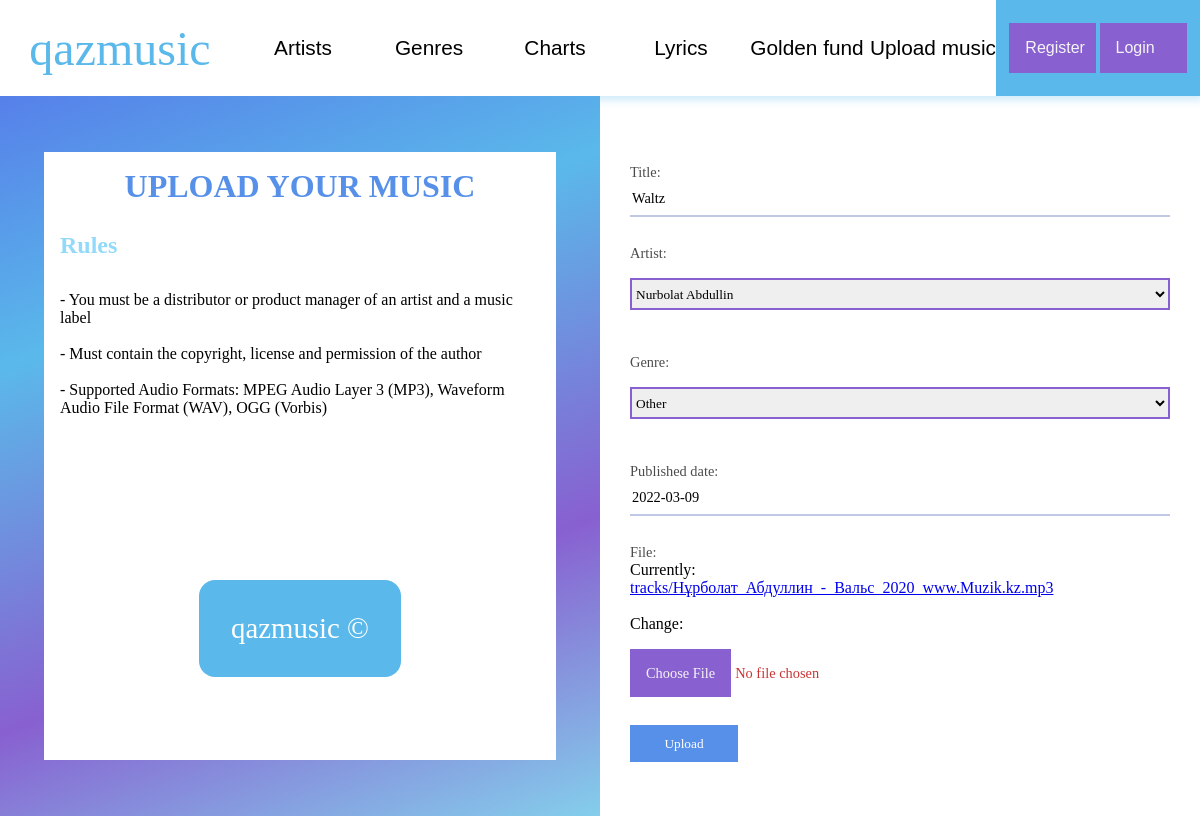
Before: /update/10 with the older database file.
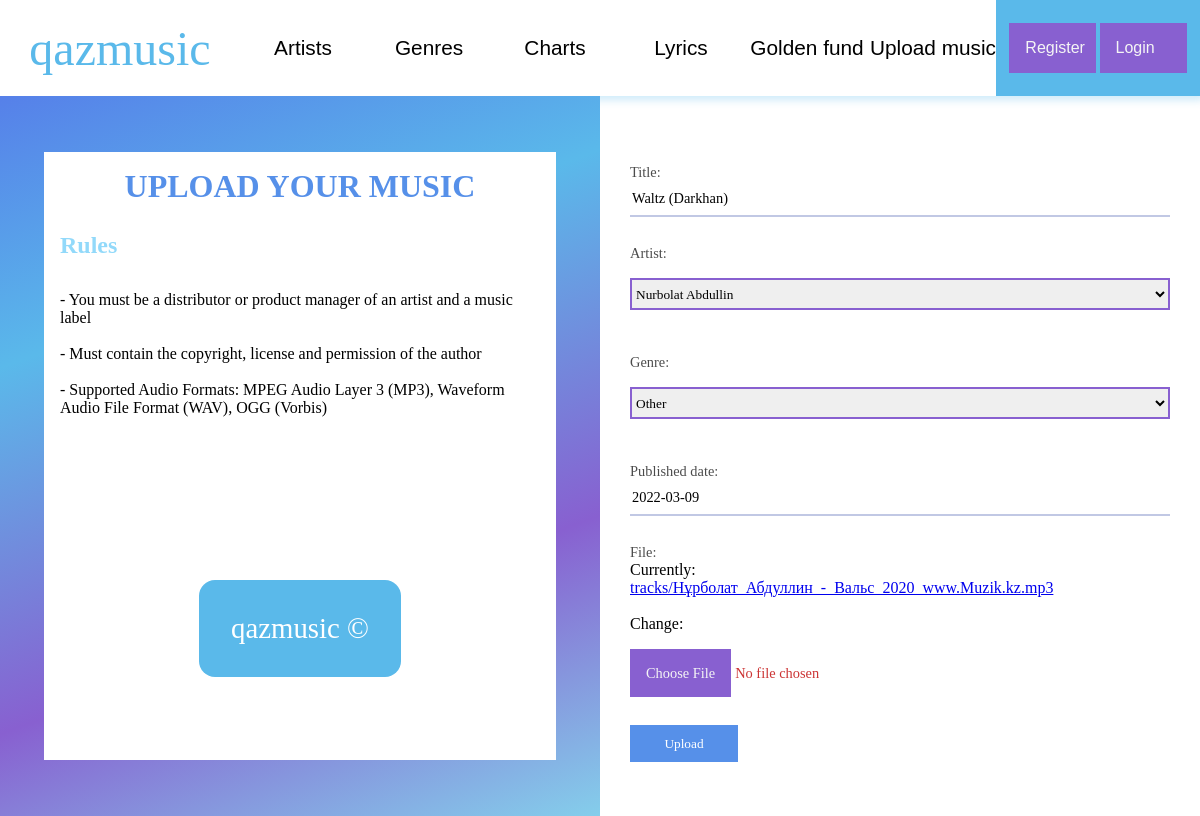
After: the same page with the newer database file.
### qazmusic/models.py (models this page shows, shortened)
class Tracks(models.Model):
    title = models.CharField(max_length=255, db_index=True)
    artist = models.ForeignKey(Artists, on_delete=models.CASCADE, null=True)
    file = models.FileField(verbose_name='file', upload_to='tracks/')
    published_date = models.DateField(auto_now=False)
    genre = models.ForeignKey(Genres, on_delete=models.PROTECT, null=True)
    class Meta:
        verbose_name = 'Track'
        verbose_name_plural = 'Tracks'

### qazmusic/views.py (the view)
# urls.py: path('update/<str:pk>', update_track, name='update'),
def update_track(request, pk):
    succesful = False
    track = Tracks.objects.get(pk=pk)
    form = UploadMusic(instance=track)
    if request.method == 'POST':
        form = UploadMusic(request.POST, instance=track)
        if form.is_valid():
            succesful = True
            form.save()
    context = {
        'title': 'qazmusic - Upload',
        'header_menu': header_menu,
        'form': form,
        'genres': get_genres(),
        'artists': get_artists(),
        'upload_message': succesful
    }
    return render(request, 'qazmusic/upload.html', context=context)

### qazmusic/forms.py
class UploadMusic(forms.ModelForm):
    def __init__(self, *args, **kwargs):
        super().__init__(*args, **kwargs)
        self.fields['genre'].empty_label = "Genre not selected"
        self.fields['artist'].empty_label = "Artist not selected"
    class Meta:
        model = Tracks
        fields = ('title', 'artist', 'genre', 'published_date', 'file')
        widgets = {
            'published_date': forms.TextInput(attrs={'placeholder': '2022-03-09'}),
        }

### qazmusic/models.py (called while the page is built)
    def __str__(self):
        return self.name + ' ' + self.surname

    def __str__(self):
        return self.title

### qazmusic/utils.py (called while the page is built)
def get_artists():
    get_artists = Artists.objects.all()
    return get_artists

def get_genres():
    get_genres = Genres.objects.all()
    return get_genres

### qazmusic/templates/qazmusic/upload.html (shortened to what this page needs)
{% extends 'qazmusic/base.html' %}
{% load static %}
{% block content %}
    <link rel="stylesheet" href="{% static 'qazmusic/css/upload-page.css' %}">
    <main class="upload-page">
        <div class="left">
            <div class="card">
                <div class="card-top">
                    <h1>Upload your music</h1>
                    <span>
                        <h3>Rules</h3>
                    </span>
                    <div>
                        - You must be a distributor or product manager of an artist and a music label<br>
                        <br>
                        - Must contain the copyright, license and permission of the author<br>
                        <br>
                        - Supported Audio Formats: MPEG Audio Layer 3 (MP3), Waveform Audio File Format (WAV), OGG
                        (Vorbis)<br>
                        <br>
                    </div>
                </div>
                <div class="card-bottom">
                    <span>
                      qazmusic &copy;
                    </span>
                </div>
            </div>
        </div>
        <div class="right">
            {% if not upload_message %}
                <form action="" method="post" enctype="multipart/form-data">
                    {% for f in form %}
                        <p>
                            <label class="form-label">{{ f.label }}: </label>
                            {{ f }}
                        </p>
                    {% endfor %}
                    <button type="submit">Upload</button>
                </form>
            {% endif %}
        </div>
    </main>
{% endblock %}

Changed rows visible on the page:
changed Tracks "Nurbolat Abdullin": title "Waltz" → "Waltz (Darkhan)"
